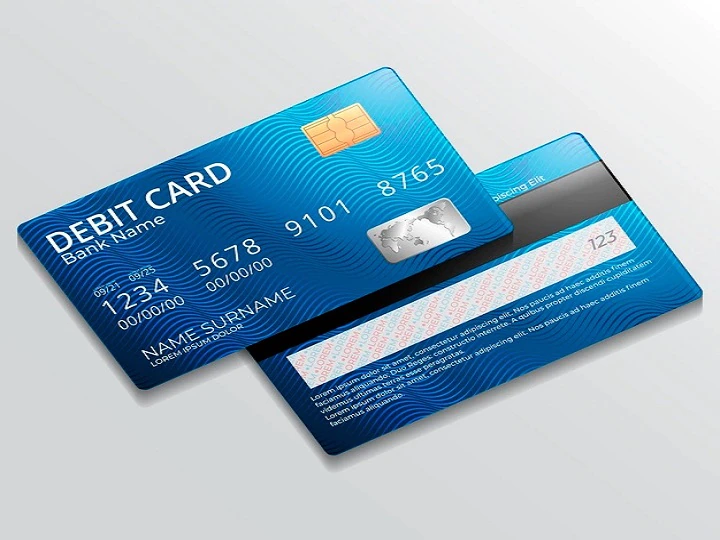
#> input picture cards.png, 720 x 540 px
$ python opencv5.py
#> lines starting #> are read from the running program, lines starting #| are printed output that depends on the picture
import cv2 as cv
import numpy as np

img=cv.imread("cards.png")
#> img is the input picture: shape (540, 720, 3); mean B, G, R 197.4, 181.2, 156

width,height = 350,190 #window size of output

#these are the points that are to be put up on the frame that we want
#the window and the pic must have straight lines between two points
pts1 = np.float32([[16,227],[388,67],[140,390],[514,229]])

#destination point where we want to get those points
pts2=np.float32([[0,0],[width,0],[0,height],[width,height]])

#func to do this
matrix=cv.getPerspectiveTransform(pts1,pts2)
imgOutput=cv.warpPerspective(img,matrix,(width,height))
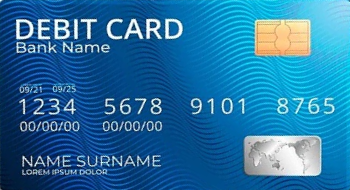
#> imgOutput: shape (190, 350, 3); mean B, G, R 161.4, 113.5, 38.4

cv.imshow("image",img)
cv.imshow("output",imgOutput)

cv.waitKey(0)
